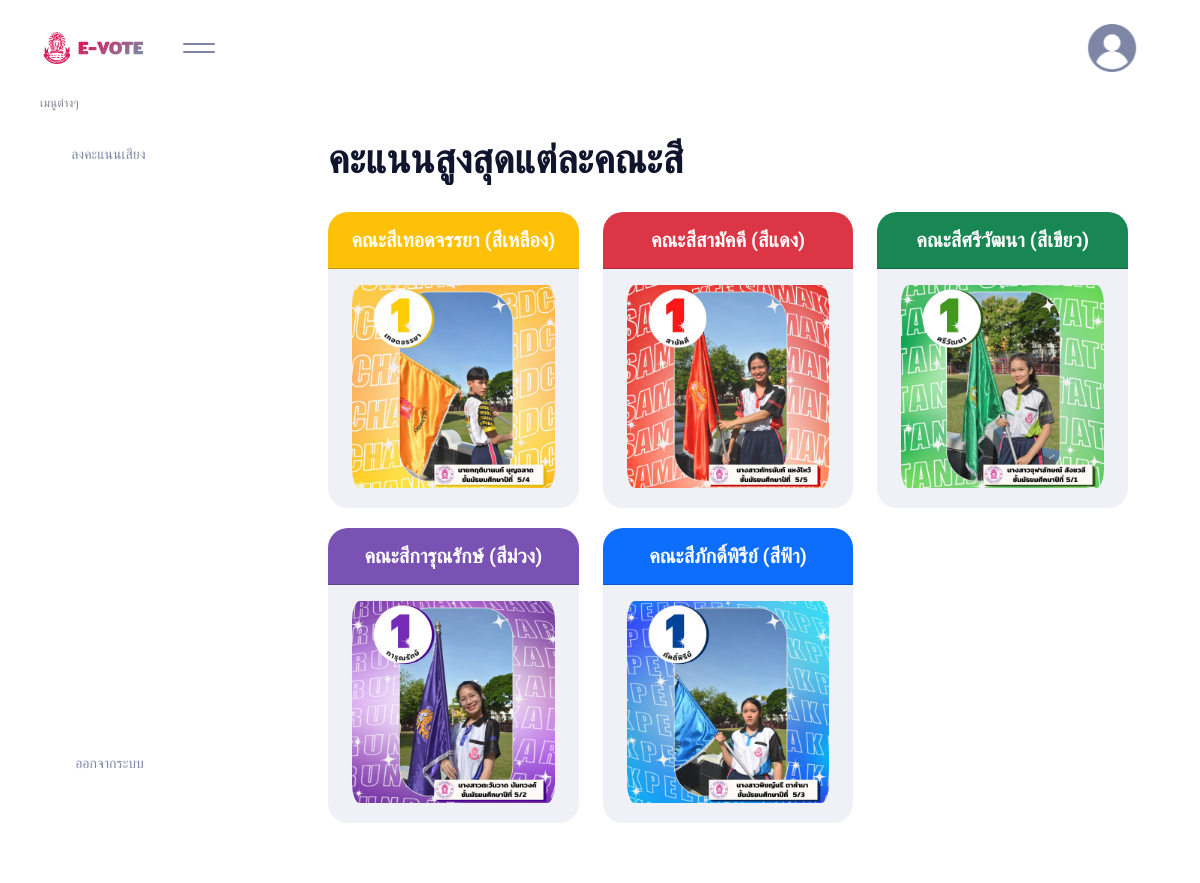
Screenshot of /ranking.php (signed in) with the database file from the repository.
### tables this page shows
CREATE TABLE `candidate` (
  `c_id` int(11) NOT NULL,
  `c_title` varchar(255) NOT NULL,
  `c_name` varchar(255) NOT NULL,
  `c_surname` varchar(255) NOT NULL,
  `c_level` int(11) NOT NULL DEFAULT 5,
  `c_room` int(11) NOT NULL,
  `c_color` int(11) NOT NULL,
  `c_number` int(11) NOT NULL,
  `c_point` int(11) NOT NULL DEFAULT 0
);

### ranking.php (the view, shortened to what this page needs)
<?php
include('./connect/connect.php');
?>
<!DOCTYPE html>
<html lang="en">
<head>
    <?php include('./component/link.php') ?>
</head>
<body>
    <?php include('./component/sidebar.php') ?>
    <div class="page">
        <div class="page__wrapper">
            <?php include('./component/header.php') ?>
            <div class="container-fluid">
            <div class="content">
                <h1 style="font-weight:700;" align="left">คะแนนสูงสุดแต่ละคณะสี</h1>
                <div class="row">
                    <?php
                    for ($i = 1; $i <= 5; $i++) {
                    ?>
                        <div class="col-xl-4 col-md-6">
                            <div class="box" style="background-color: #eff1f7;">
                                <div style="background:
                                <?php
                                if ($i == '1') {
                                    echo "#ffc107";
                                } else if ($i == '2') {
                                    echo "#dc3545";
                                } else if ($i == '3') {
                                    echo "#198754";
                                } else if ($i == '4') {
                                    echo "#7952b3";
                                } else if ($i == '5') {
                                    echo "#0d6efd";
                                }
                                ?>;border-radius:20px 20px 0px 0px">
                                    <h5 class="pt-3" style="color: white" align="center">
                                      คณะสี<?php
                                        if ($i == '1') {
                                            echo "เทอดจรรยา (สีเหลือง)";
                                        } else if ($i == '2') {
                                            echo "สามัคคี (สีแดง)";
                                        } else if ($i == '3') {
                                            echo "ศรีวัฒนา (สีเขียว)";
                                        } else if ($i == '4') {
                                            echo "การุณรักษ์ (สีม่วง)";
                                        } else if ($i == '5') {
                                            echo "ภักดิ์พิรีย์ (สีฟ้า)";
                                        }
                                        ?>
                                    </h5>
                                    <hr>
                                </div>
                                <div class="container">
                                    <div class="row" >
                                        <?php
                                        $sql = "SELECT * FROM candidate WHERE c_color = '$i' ORDER BY c_point DESC";
                                        $query = mysqli_query($conn, $sql);
                                        $j = 0;
                                        while ($row = mysqli_fetch_array($query)) {
                                            $j++;
                                        ?>
                                            <?php
                                                if($j == 1){
                                            ?>
                                                <img src="./img/<?php echo $i . "-" . $row['c_number'] ?>.jpg" style="border-radius:20px" class="img-fluid"  alt="">
                                                <?php }else{} ?>
                                        <?php } ?>
                                    </div>
                                </div>
                            </div>
                        </div>
                    <?php } ?>
                </div>
            </div>
        </div>
        </div>
</body>
</html>

### assets/style.css (style rules this page uses)
html { scroll-behavior: smooth; }
body { background:url('../img/paper.jpg'); background-size: cover; }
* { font-family: 'Mitr', sans-serif; }
h1, h2, h3, h4, h5 { font-weight: 700; }
.page__wrapper { background-attachment: fixed; background-position: center; background-repeat: no-repeat; background-size: cover; }
.box { transition: 0.3s ; border-radius: 20px; margin-top: 20px; padding-bottom:20px; background: white; }
.content { padding: 40px 60px 60px 60px; background:white; border-radius:20px; }

### rows the page displays
candidate: shows a picture
candidate: shows a picture
candidate: shows a picture
candidate: shows a picture
candidate: shows a picture
